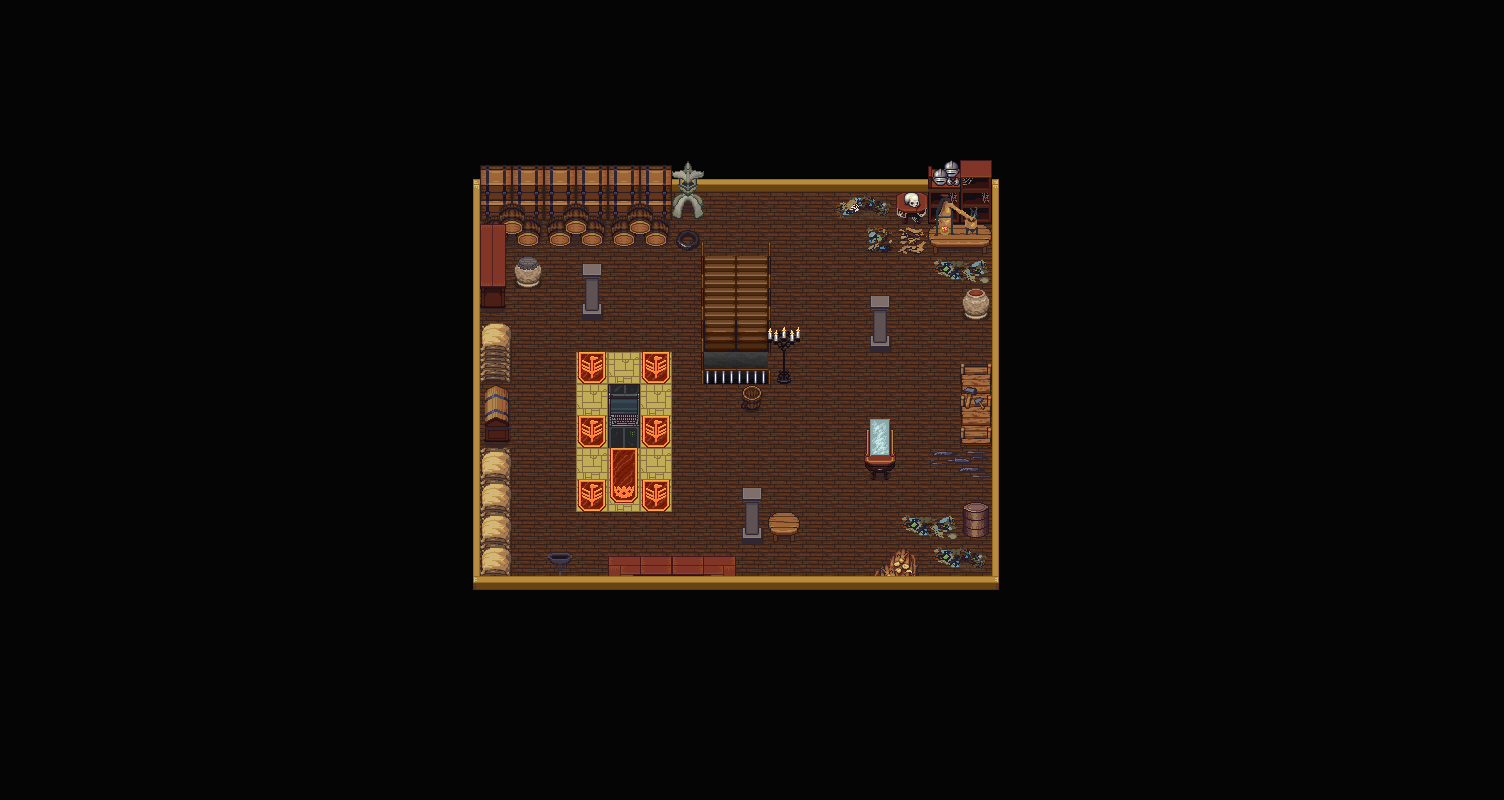

The image is a tile-based game level rendered from a .tmx file. Its description and source (layers, tilesets, objects; grid data summarised) follow:
An orthogonal 47x25 tile map with 32x32 px tiles, 3 tile layers (Capa de Patrones 1, Capa de patrones 2, Capa de patrones 3), 2 hidden layers not drawn, 7 tilesets.

<map version="1.2" tiledversion="1.2.2" orientation="orthogonal" renderorder="right-down" width="47" height="25" tilewidth="32" tileheight="32" infinite="0" nextlayerid="12" nextobjectid="5">
 <tileset firstgid="1" source="../Construccion Mapas/interior.tsx" />
 <tileset firstgid="257" source="../Construccion Mapas/interior4.tsx" />
 <tileset firstgid="1281" source="../Construccion Mapas/interior7.tsx" />
 <tileset firstgid="2305" source="../Construccion Mapas/Window1.tsx" />
 <tileset firstgid="2321" source="../Construccion Mapas/city_inside.tsx" />
 <tileset firstgid="2705" source="../Construccion Mapas/interior3.tsx" />
 <tileset firstgid="2793" source="../Construccion Mapas/Inside_B.tsx" />
 <layer id="1" name="Capa de Patrones 1" width="47" height="25">
  <data>[1175 cells, 1175 non-empty, 16 distinct tile ids]</data>
 </layer>
 <layer id="3" name="Capa de patrones 2" width="47" height="25">
  <data>[1175 cells, 80 non-empty, 44 distinct tile ids]</data>
 </layer>
 <layer id="5" name="Capa de patrones 3" width="47" height="25">
  <data>[1175 cells, 39 non-empty, 22 distinct tile ids]</data>
 </layer>
 <layer id="6" name="Capa de patrones 4" width="47" height="25" visible="0">
  <data>[1175 cells, 0 non-empty, 0 distinct tile ids]</data>
 </layer>
 <layer id="7" name="Capa de patrones 5" width="47" height="25" visible="0">
  <data>[1175 cells, 0 non-empty, 0 distinct tile ids]</data>
 </layer>
</map>
